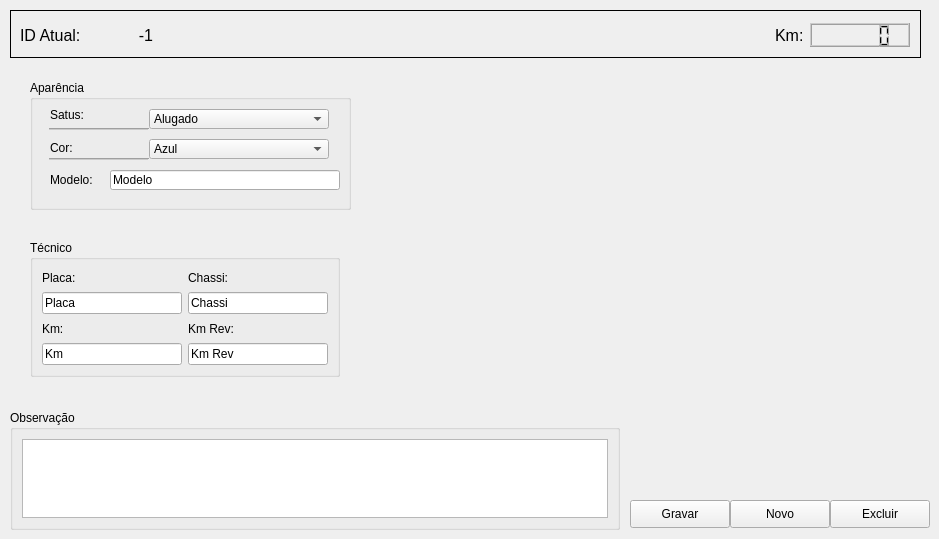
     <widget class="QWidget" name="tab_carros_cadastro">
      <property name="palette">
       <palette>
        <active>
         <colorrole role="Light">
          <brush brushstyle="SolidPattern">
           <color alpha="255">
            <red>203</red>
            <green>203</green>
            <blue>203</blue>
           </color>
          </brush>
         </colorrole>
        </active>
        <inactive>
         <colorrole role="Light">
          <brush brushstyle="SolidPattern">
           <color alpha="255">
            <red>203</red>
            <green>203</green>
            <blue>203</blue>
           </color>
          </brush>
         </colorrole>
        </inactive>
        <disabled>
         <colorrole role="Light">
          <brush brushstyle="SolidPattern">
           <color alpha="255">
            <red>203</red>
            <green>203</green>
            <blue>203</blue>
           </color>
          </brush>
         </colorrole>
        </disabled>
       </palette>
      </property>
      <property name="autoFillBackground">
       <bool>true</bool>
      </property>
      <attribute name="title">
       <string>Cadastro</string>
      </attribute>
      <widget class="QFrame" name="frm_carros_cadastro">
       <property name="geometry">
        <rect>
         <x>10</x>
         <y>10</y>
         <width>911</width>
         <height>48</height>
        </rect>
       </property>
       <property name="frameShape">
        <enum>QFrame::Box</enum>
       </property>
       <property name="frameShadow">
        <enum>QFrame::Plain</enum>
       </property>
       <widget class="QWidget" name="layoutWidget">
        <property name="geometry">
         <rect>
          <x>10</x>
          <y>0</y>
          <width>890</width>
          <height>50</height>
         </rect>
        </property>
        <layout class="QGridLayout" name="gl_carros_cadastro">
         <item row="0" column="0">
          <widget class="QLabel" name="lbl_carros_cadastro_idatual">
           <property name="minimumSize">
            <size>
             <width>80</width>
             <height>24</height>
            </size>
           </property>
           <property name="font">
            <font>
             <pointsize>12</pointsize>
            </font>
           </property>
           <property name="frameShape">
            <enum>QFrame::NoFrame</enum>
           </property>
           <property name="text">
            <string>ID Atual:</string>
           </property>
           <property name="indent">
            <number>-1</number>
           </property>
          </widget>
         </item>
         <item row="0" column="1">
          <widget class="QLabel" name="lbl_carros_cadastro_id">
           <property name="sizePolicy">
            <sizepolicy hsizetype="Fixed" vsizetype="Fixed">
             <horstretch>0</horstretch>
             <verstretch>0</verstretch>
            </sizepolicy>
           </property>
           <property name="minimumSize">
            <size>
             <width>80</width>
             <height>24</height>
            </size>
           </property>
           <property name="font">
            <font>
             <pointsize>12</pointsize>
            </font>
           </property>
           <property name="layoutDirection">
            <enum>Qt::LeftToRight</enum>
           </property>
           <property name="frameShape">
            <enum>QFrame::NoFrame</enum>
           </property>
           <property name="text">
            <string>-1</string>
           </property>
           <property name="alignment">
            <set>Qt::AlignCenter</set>
           </property>
           <property name="indent">
            <number>-1</number>
           </property>
          </widget>
         </item>
         <item row="0" column="2">
          <spacer name="hs_carros_cadastro">
           <property name="minimumSize">
            <size>
             <width>80</width>
             <height>24</height>
            </size>
           </property>
           <property name="orientation">
            <enum>Qt::Horizontal</enum>
           </property>
           <property name="sizeHint" stdset="0">
            <size>
             <width>77</width>
             <height>21</height>
            </size>
           </property>
          </spacer>
         </item>
         <item row="0" column="3">
          <widget class="QLabel" name="lbl_carros_cadastro_kmatual">
           <property name="minimumSize">
            <size>
             <width>0</width>
             <height>0</height>
            </size>
           </property>
           <property name="font">
            <font>
             <pointsize>12</pointsize>
            </font>
           </property>
           <property name="frameShape">
            <enum>QFrame::NoFrame</enum>
           </property>
           <property name="text">
            <string>Km:</string>
           </property>
           <property name="indent">
            <number>-1</number>
           </property>
          </widget>
         </item>
         <item row="0" column="4">
          <widget class="QLCDNumber" name="lcd_carros_cadastro_kmatual">
           <property name="sizePolicy">
            <sizepolicy hsizetype="Fixed" vsizetype="Fixed">
             <horstretch>0</horstretch>
             <verstretch>0</verstretch>
            </sizepolicy>
           </property>
           <property name="minimumSize">
            <size>
             <width>100</width>
             <height>24</height>
            </size>
           </property>
          </widget>
         </item>
        </layout>
       </widget>
      </widget>
      <widget class="QGroupBox" name="gb_carros_cadastro_observacao">
       <property name="geometry">
        <rect>
         <x>10</x>
         <y>410</y>
         <width>610</width>
         <height>120</height>
        </rect>
       </property>
       <property name="title">
        <string>Observação</string>
       </property>
       <layout class="QGridLayout" name="gridLayout_3">
        <item row="0" column="0">
         <widget class="QTextEdit" name="rtx_carros_cadastro_observacao">
          <property name="html">
           <string>&lt;!DOCTYPE HTML PUBLIC &quot;-//W3C//DTD HTML 4.0//EN&quot; &quot;http://www.w3.org/TR/REC-html40/strict.dtd&quot;&gt;
&lt;html&gt;&lt;head&gt;&lt;meta name=&quot;qrichtext&quot; content=&quot;1&quot; /&gt;&lt;style type=&quot;text/css&quot;&gt;
p, li { white-space: pre-wrap; }
&lt;/style&gt;&lt;/head&gt;&lt;body style=&quot; font-family:'MS Shell Dlg 2'; font-size:7.8pt; font-weight:400; font-style:normal;&quot;&gt;
&lt;p style=&quot;-qt-paragraph-type:empty; margin-top:0px; margin-bottom:0px; margin-left:0px; margin-right:0px; -qt-block-indent:0; text-indent:0px;&quot;&gt;&lt;br /&gt;&lt;/p&gt;&lt;/body&gt;&lt;/html&gt;</string>
          </property>
         </widget>
        </item>
       </layout>
      </widget>
      <widget class="QGroupBox" name="gb_carros_cadastro_aparencia">
       <property name="geometry">
        <rect>
         <x>30</x>
         <y>80</y>
         <width>321</width>
         <height>130</height>
        </rect>
       </property>
       <property name="title">
        <string>Aparência</string>
       </property>
       <widget class="QLabel" name="lbl_carros_cadastro_cor">
        <property name="geometry">
         <rect>
          <x>20</x>
          <y>60</y>
          <width>25</width>
          <height>16</height>
         </rect>
        </property>
        <property name="text">
         <string>Cor:</string>
        </property>
       </widget>
       <widget class="Line" name="line_carros_cadastro_cor">
        <property name="geometry">
         <rect>
          <x>19</x>
          <y>69</y>
          <width>100</width>
          <height>20</height>
         </rect>
        </property>
        <property name="orientation">
         <enum>Qt::Horizontal</enum>
        </property>
       </widget>
       <widget class="QComboBox" name="cbx_carros_cadstro_cor">
        <property name="geometry">
         <rect>
          <x>119</x>
          <y>59</y>
          <width>180</width>
          <height>20</height>
         </rect>
        </property>
        <item>
         <property name="text">
          <string>Azul</string>
         </property>
        </item>
        <item>
         <property name="text">
          <string>Verde</string>
         </property>
        </item>
        <item>
         <property name="text">
          <string>Vermelho</string>
         </property>
        </item>
        <item>
         <property name="text">
          <string>Cinza</string>
         </property>
        </item>
        <item>
         <property name="text">
          <string>Preto</string>
         </property>
        </item>
        <item>
         <property name="text">
          <string>Branco</string>
         </property>
        </item>
        <item>
         <property name="text">
          <string>Laranja</string>
         </property>
        </item>
        <item>
         <property name="text">
          <string>Rosa</string>
         </property>
        </item>
        <item>
         <property name="text">
          <string>Ciano</string>
         </property>
        </item>
        <item>
         <property name="text">
          <string>Marinho</string>
         </property>
        </item>
        <item>
         <property name="text">
          <string>Vinho</string>
         </property>
        </item>
       </widget>
       <widget class="QLabel" name="lbl_carros_cadastro_status">
        <property name="geometry">
         <rect>
          <x>20</x>
          <y>27</y>
          <width>37</width>
          <height>16</height>
         </rect>
        </property>
        <property name="text">
         <string>Satus:</string>
        </property>
       </widget>
       <widget class="QComboBox" name="cbx_carros_cadstro_status">
        <property name="geometry">
         <rect>
          <x>119</x>
          <y>29</y>
          <width>180</width>
          <height>20</height>
         </rect>
        </property>
        <item>
         <property name="text">
          <string>Alugado</string>
         </property>
        </item>
        <item>
         <property name="text">
          <string>Disponivel</string>
         </property>
        </item>
        <item>
         <property name="text">
          <string>Manutenção</string>
         </property>
        </item>
       </widget>
       <widget class="Line" name="line_carros_cadastro_status">
        <property name="geometry">
         <rect>
          <x>19</x>
          <y>39</y>
          <width>100</width>
          <height>20</height>
         </rect>
        </property>
        <property name="orientation">
         <enum>Qt::Horizontal</enum>
        </property>
       </widget>
       <widget class="QLineEdit" name="txt_carros_cadastro_modelo">
        <property name="geometry">
         <rect>
          <x>80</x>
          <y>90</y>
          <width>230</width>
          <height>20</height>
         </rect>
        </property>
        <property name="text">
         <string>Modelo</string>
        </property>
       </widget>
       <widget class="QLabel" name="lbl_carros_cadastro_modelo">
        <property name="geometry">
         <rect>
          <x>20</x>
          <y>90</y>
          <width>61</width>
          <height>20</height>
         </rect>
        </property>
        <property name="text">
         <string>Modelo:</string>
        </property>
       </widget>
      </widget>
      <widget class="QGroupBox" name="gb_carros_cadastro_tecnico">
       <property name="geometry">
        <rect>
         <x>30</x>
         <y>240</y>
         <width>310</width>
         <height>137</height>
        </rect>
       </property>
       <property name="title">
        <string>Técnico</string>
       </property>
       <layout class="QGridLayout" name="gridLayout_4">
        <item row="0" column="0">
         <widget class="QLabel" name="lbl_carros_cadastro_placa">
          <property name="text">
           <string>Placa:</string>
          </property>
         </widget>
        </item>
        <item row="0" column="1">
         <widget class="QLabel" name="lbl_carros_cadastro_chassi">
          <property name="text">
           <string>Chassi:</string>
          </property>
         </widget>
        </item>
        <item row="1" column="0">
         <widget class="QLineEdit" name="txt_carros_cadastro_placa">
          <property name="text">
           <string>Placa</string>
          </property>
         </widget>
        </item>
        <item row="1" column="1">
         <widget class="QLineEdit" name="txt_carros_cadastro_chassi">
          <property name="text">
           <string>Chassi</string>
          </property>
         </widget>
        </item>
        <item row="2" column="0">
         <widget class="QLabel" name="lbl_carros_cadastro_km">
          <property name="text">
           <string>Km:</string>
          </property>
         </widget>
        </item>
        <item row="2" column="1">
         <widget class="QLabel" name="lbl_carros_cadastro_kmrev">
          <property name="text">
           <string>Km Rev:</string>
          </property>
         </widget>
        </item>
        <item row="3" column="0">
         <widget class="QLineEdit" name="txt_carros_cadastro_kmatual">
          <property name="text">
           <string>Km</string>
          </property>
         </widget>
        </item>
        <item row="3" column="1">
         <widget class="QLineEdit" name="txt_carros_cadastro_kmrev">
          <property name="text">
           <string>Km Rev</string>
          </property>
         </widget>
        </item>
       </layout>
      </widget>
      <widget class="QPushButton" name="btn_carros_cadastro_gravar">
       <property name="geometry">
        <rect>
         <x>630</x>
         <y>500</y>
         <width>100</width>
         <height>28</height>
        </rect>
       </property>
       <property name="text">
        <string>Gravar</string>
       </property>
      </widget>
      <widget class="QPushButton" name="btn_carros_cadastro_novo">
       <property name="geometry">
        <rect>
         <x>730</x>
         <y>500</y>
         <width>100</width>
         <height>28</height>
        </rect>
       </property>
       <property name="text">
        <string>Novo</string>
       </property>
      </widget>
      <widget class="QPushButton" name="btn_carros_cadastro_excluir">
       <property name="geometry">
        <rect>
         <x>830</x>
         <y>500</y>
         <width>100</width>
         <height>28</height>
        </rect>
       </property>
       <property name="text">
        <string>Excluir</string>
       </property>
      </widget>
     </widget>
